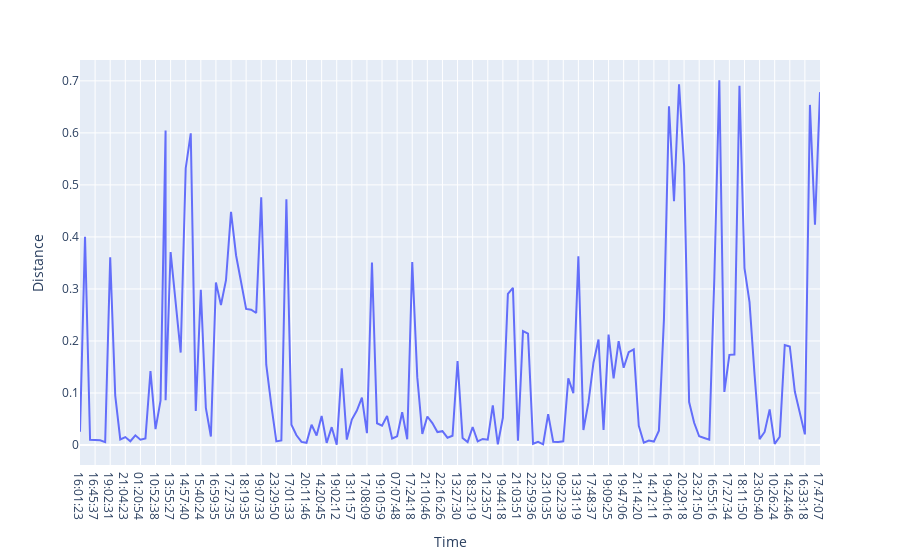

The cell this chart's notebook holds for it:
### Code cell
fig = px.line(data_frame=df, x='Time', y='Distance')
fig.show()

### Figure 1 — Plotly figure (JSON) as saved in the notebook; plotly's stock layout.template omitted (floating-point values rounded to 4 significant figures; data arrays with more than 128 entries replaced by an {"elided": "..."} marker saying what was removed)
{"data": [{"hovertemplate": "Time=%{x}<br>Distance=%{y}<extra></extra>", "legendgroup": "", "line": {"color": "#636efa", "dash": "solid"}, "marker": {"symbol": "circle"}, "mode": "lines", "name": "", "orientation": "v", "showlegend": false, "type": "scatter", "x": {"elided": "149 str values"}, "xaxis": "x", "y": {"elided": "149 float values"}, "yaxis": "y"}], "layout": {"legend": {"tracegroupgap": 0}, "margin": {"t": 60}, "xaxis": {"anchor": "y", "domain": [0, 1], "title": {"text": "Time"}}, "yaxis": {"anchor": "x", "domain": [0, 1], "title": {"text": "Distance"}}}}
